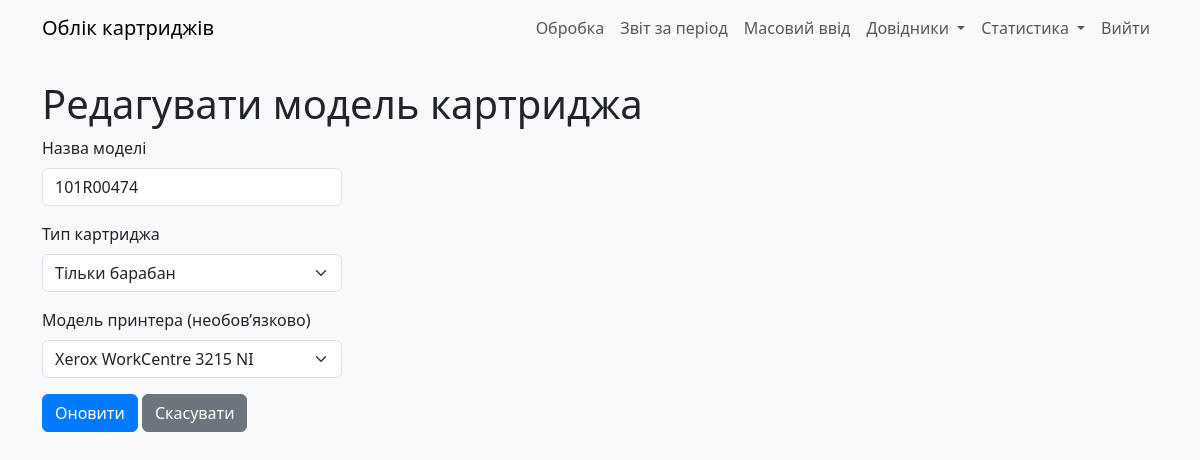
/edit_cartridge_model/1 (signed in), run on an earlier commit of the app's database.
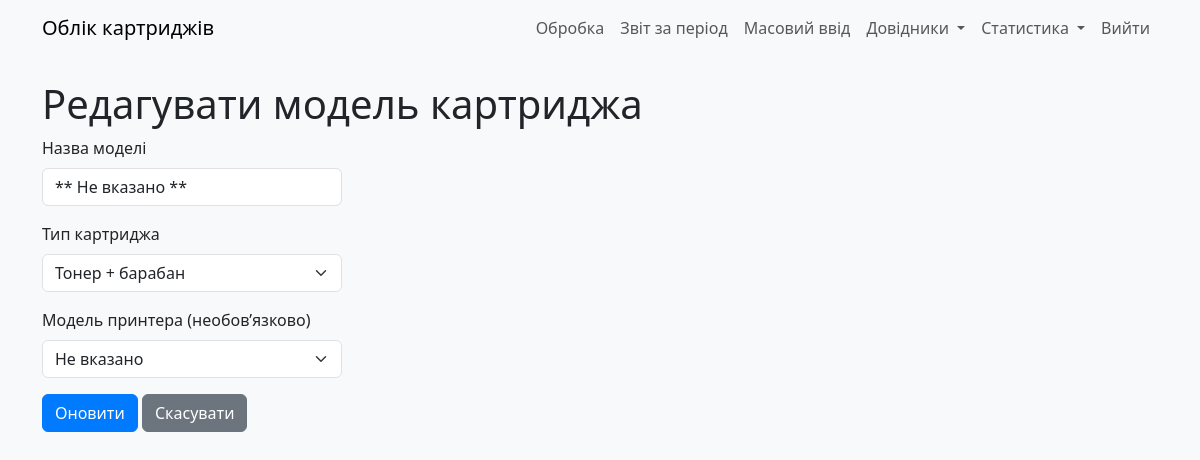
And on a later commit of the database.
### models.py (models this page shows)
class CartridgeModel(db.Model):
    __tablename__ = 'cartrg_model'
    id = mapped_column(db.Integer, primary_key=True)
    model_name = mapped_column(db.String(128), nullable=False, unique=True)
    model_type = mapped_column(db.Integer, nullable=False)  # 0: Тонер+барабан, 1: Тонер, 2: Барабан, 3: Стрічка, 4: Чорнила
    printer_model_id = mapped_column(db.Integer, db.ForeignKey('model_print.id'), nullable=True)  # Прив’язка до принтера
    user_updated = mapped_column(db.Integer, db.ForeignKey('users.id'))
    time_updated = mapped_column(db.DateTime)

class PrinterModel(db.Model):
    __tablename__ = "model_print"
    id: Mapped[int] = mapped_column(primary_key=True)
    model_name: Mapped[str] = mapped_column(String(30))
    ink_type: Mapped[int] = mapped_column(Integer, server_default=literal(0))
    user_updated: Mapped[int] = mapped_column(ForeignKey(User.id))
    time_updated: Mapped[DateTime] = mapped_column(DateTime, server_default=func.now())

### app.py (the view)
    def wrapper(*args, **kwargs):
        if current_user.role != 'admin':
            abort(403)
        return f(*args, **kwargs)

### app.py (called while the page is built, shortened)
@login_manager.user_loader
def load_user(user_id):
    return User.query.get(int(user_id))

def admin_required(f):
    def wrapper(*args, **kwargs):
        if current_user.role != 'admin':
            abort(403)
        return f(*args, **kwargs)
    wrapper.__name__ = f.__name__
    return wrapper

@app.route('/edit_cartridge_model/<int:model_id>', methods=['GET', 'POST'])
@login_required
@admin_required
def edit_cartridge_model(model_id):
    model = CartridgeModel.query.get_or_404(model_id)
    return render_template('edit_cartridge_model.html', model=model, printer_models=PrinterModel.query.all())  # Передаємо список моделей принтерів

### templates/edit_cartridge_model.html (shortened to what this page needs)
{% extends "base.html" %}
{% block content %}
    <h1>Редагувати модель картриджа</h1>
    <form method="POST">
        <div class="mb-3">
            <label for="model_name" class="form-label">Назва моделі</label>
            <input type="text" class="form-control" id="model_name" name="model_name" value="{{ model.model_name }}" required>
        </div>
        <div class="mb-3">
            <label for="model_type" class="form-label">Тип картриджа</label>
            <select class="form-select" id="model_type" name="model_type" required>
                <option value="0" {% if model.model_type == 0 %}selected{% endif %}>Тонер + барабан</option>
                <option value="2" {% if model.model_type == 2 %}selected{% endif %}>Тільки барабан</option>
            </select>
        </div>
        <div class="mb-3">
            <label for="printer_model_id" class="form-label">Модель принтера (необов’язково)</label>
            <select class="form-select" id="printer_model_id" name="printer_model_id">
                <option value="" {% if not model.printer_model_id %}selected{% endif %}>Не вказано</option>
                {% for printer in printer_models %}
                    <option value="{{ printer.id }}" {% if model.printer_model_id == printer.id %}selected{% endif %}>{{ printer.model_name }}</option>
                {% endfor %}
            </select>
        </div>
        <button type="submit" class="btn btn-primary">Оновити</button>
        <a href="{{ url_for('cartridge_models') }}" class="btn btn-secondary">Скасувати</a>
    </form>
{% endblock %}

What changed in the data, as far as the page shows it:
changed CartridgeModel: model_name "101R00474" → "** Не вказано **"; model_type "Тільки барабан" → "Тонер + барабан"; printer_model_id "Xerox WorkCentre 3215 NI" → "Не вказано"
